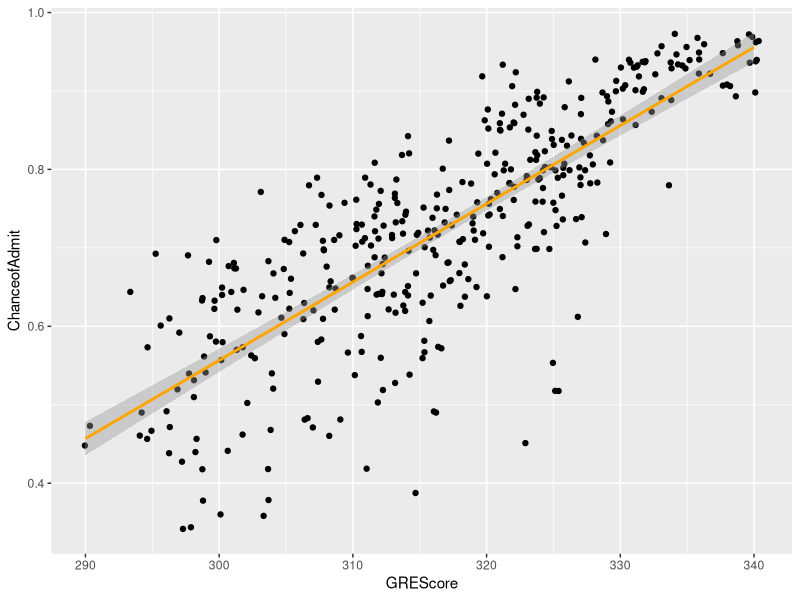
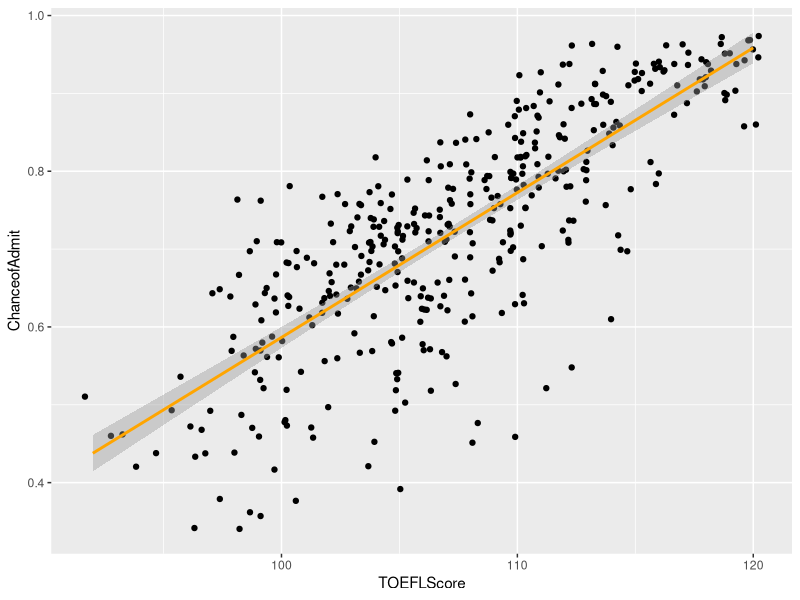
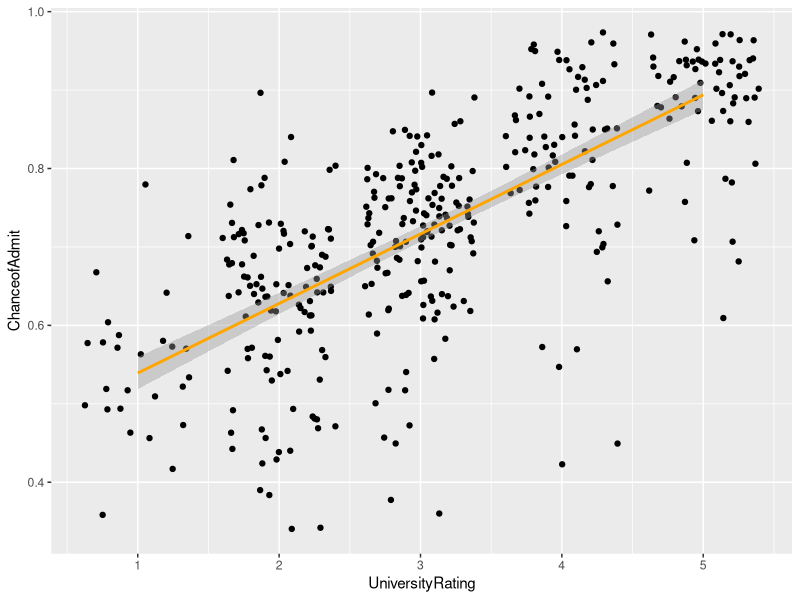
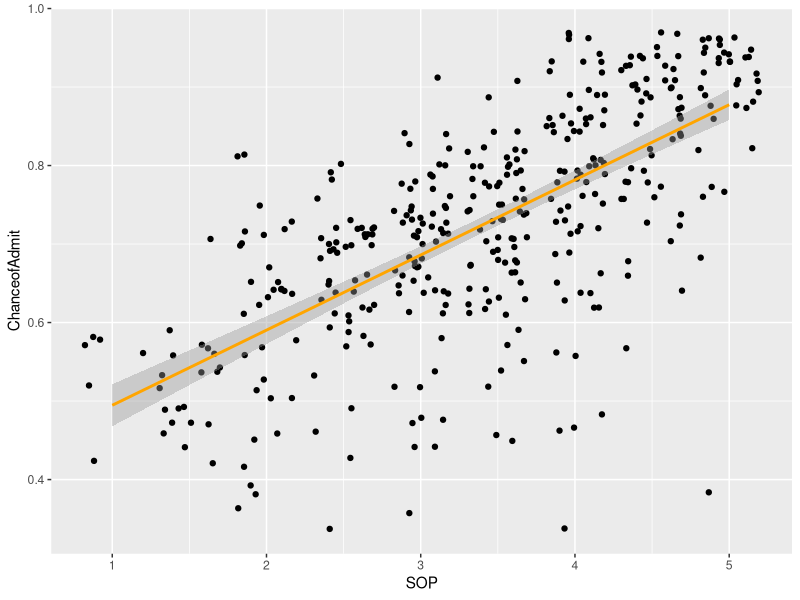
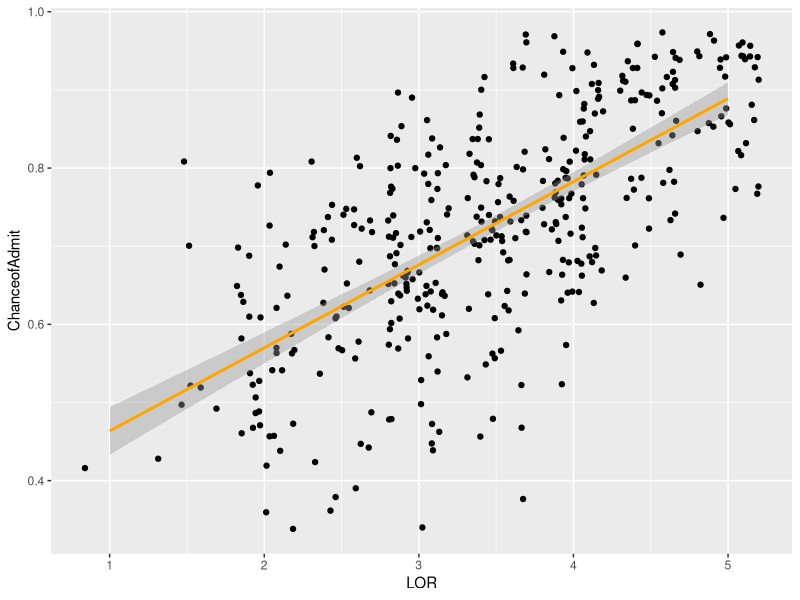
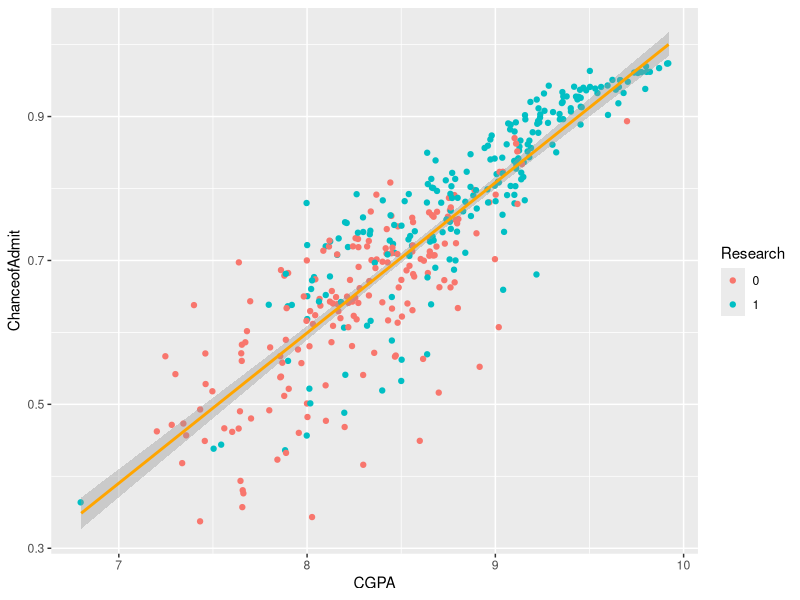

The R source for these figures, in order:
## ---- chunk 1
library(tidyverse)
library(readr)
library(dplyr)
Admission <- read_csv("Admission.csv")
## ---- chunk 2
#GRE Scores ( out of 340 )
#TOEFL Scores ( out of 120 )
#University Rating ( out of 5 )
#Statement of Purpose and Letter of Recommendation Strength ( out of 5 )
#Undergraduate GPA ( out of 10 )
#Research Experience ( either 0 or 1 )
#Chance of Admit ( ranging from 0 to 1 )
## ---- chunk 3
ggplot(Admission, aes(x = GREScore,
                      y = ChanceofAdmit)) +
  geom_jitter() +
  stat_smooth(method = lm, color = "orange")
## ---- chunk 4
ggplot(Admission, aes(x = TOEFLScore,
                      y = ChanceofAdmit)) +
  geom_jitter() +
  stat_smooth(method = lm, color = "orange")
## ---- chunk 5
ggplot(Admission, aes(x = UniversityRating,
                      y = ChanceofAdmit)) +
  geom_jitter() +
  stat_smooth(method = lm, color = "orange")
## ---- chunk 6
ggplot(Admission, aes(x = SOP,
                      y = ChanceofAdmit)) +
  geom_jitter() +
  stat_smooth(method = lm, color = "orange")
## ---- chunk 7
ggplot(Admission, aes(x = LOR,
                      y = ChanceofAdmit)) +
  geom_jitter() +
  stat_smooth(method = lm, color = "orange")
## ---- chunk 8
Admission$Research <- factor(Admission$Research)
ggplot(Admission, aes(x = CGPA,
                      y = ChanceofAdmit,
                      color = Research)) +
  geom_jitter() +
   stat_smooth(method = lm, color = "orange")
## ---- chunk 9
m_gpa <- lm(data = Admission, ChanceofAdmit ~ CGPA)
summary(m_gpa)
## ---- chunk 10
m_gre <- lm(data = Admission, ChanceofAdmit ~ GREScore)
summary(m_gre)
## ---- chunk 11
m_toefl <- lm(data = Admission, ChanceofAdmit ~ TOEFLScore)
summary(m_toefl)
## ---- chunk 12
m_rating <- lm(data = Admission, ChanceofAdmit ~ UniversityRating)
summary(m_rating)
## ---- chunk 13
m_sop <- lm(data = Admission, ChanceofAdmit ~ SOP)
summary(m_sop)
## ---- chunk 14
m_lor <- lm(data = Admission, ChanceofAdmit ~ LOR)
summary(m_lor)
## ---- chunk 15
m_admission <- lm(data = Admission, ChanceofAdmit ~ GREScore+TOEFLScore+UniversityRating+SOP+LOR+CGPA+Research)
summary(m_admission)
## ---- chunk 16
m_admission_fit <- lm(data = Admission, ChanceofAdmit ~ GREScore+TOEFLScore+LOR+CGPA+Research)
summary(m_admission_fit)
